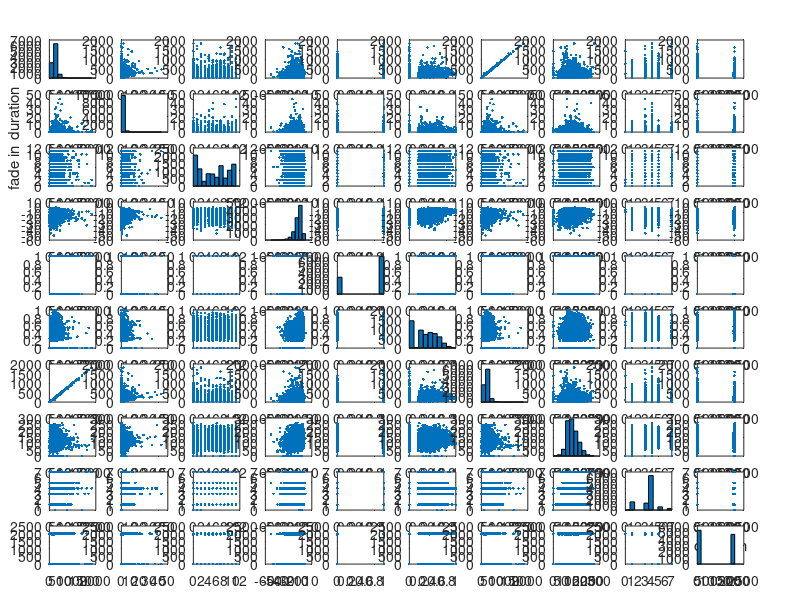

The MATLAB source for this figure: (Note: this script raises an error after producing the figure.)
%import the data
addpath('../Data');        %add path if needed
disp('importing data...');
data = dlmread('data-numeric-only.csv', ',', 2, 0);
labels = {'duration', 'fade in', 'key', 'loudness', 'mode', 'hotness', 'fade out', 'tempo', 'time sig', 'year'};

D = data(:, [2:3, 5:12]);
D2 = D;

[H,AX] = plotmatrix(D)
for i = 1:length(AX)
        ylabel(AX(i,1),labels{i})
        xlabel(AX(end,i),labels{i})
end